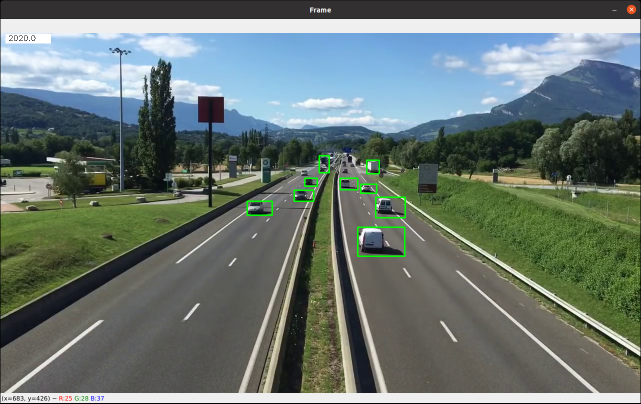
#> input picture drone/traf6.png, 1282 x 807 px, given in place of the camera (shown at 1/2 size)
$ python test.py
#> lines starting #> are read from the running program, lines starting #| are printed output that depends on the picture; after the words box and inside, x2 and y2 are one past the last pixel; in counts of white or black regions, pixels touching at a corner belong together; long printed decimals are rounded
import numpy as np
import cv2 as cv

cap = cv.VideoCapture(0)

# take first frame of the video
ret,frame = cap.read()
#> frame is the input picture: shape (807, 1282, 3); mean B, G, R 112.3, 118, 105.3

# setup initial location of window
x, y, w, h = 300, 200, 100, 50 # simply hardcoded the values
track_window = (x, y, w, h)

# set up the ROI for tracking
roi = frame[y:y+h, x:x+w]
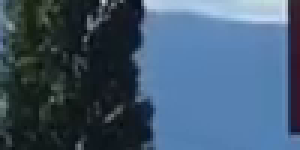
#> roi: shape (50, 100, 3) (shown 3 times larger); mean B, G, R 110.5, 87.9, 64.7
hsv_roi =  cv.cvtColor(roi, cv.COLOR_BGR2HSV)
#> hsv_roi: shape (50, 100, 3); mean H, S, V 99.7, 103.8, 111.8
mask = cv.inRange(hsv_roi, np.array((0., 60.,32.)), np.array((180.,255.,255.)))
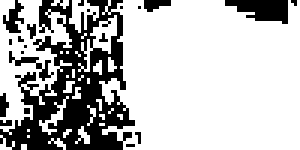
#> mask: shape (50, 100) (shown 3 times larger); 73.3% white; 21 black regions (16 under 20 px), largest, box (x1, y1, x2, y2) and area: (0, 0, 45, 50) 1050, (75, 0, 96, 8) 114, (1, 0, 8, 11) 40, (3, 17, 18, 27) 39, (48, 0, 57, 4) 25
roi_hist = cv.calcHist([hsv_roi],[0],mask,[180],[0,180])
#> roi_hist = 180 values, max 1572 at index 106, min 0 at index 0, mean 20.36
cv.normalize(roi_hist,roi_hist,0,255,cv.NORM_MINMAX)

# Setup the termination criteria, either 10 iteration or move by at least 1 pt
term_crit = ( cv.TERM_CRITERIA_EPS | cv.TERM_CRITERIA_COUNT, 10, 1 )

while(1):

    ret, frame = cap.read()
    frame=cv.resize(frame,(1600,1200))
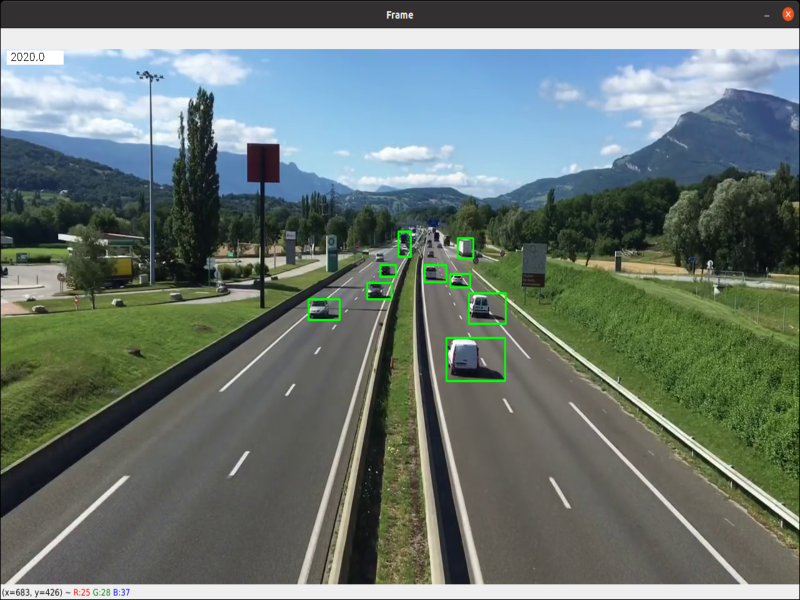
#> frame: shape (1200, 1600, 3) (shown at 1/2 size); mean B, G, R 112.2, 117.9, 105.3
    if ret:
        hsv = cv.cvtColor(frame, cv.COLOR_BGR2HSV)
#> hsv: shape (1200, 1600, 3); mean H, S, V 53, 62.9, 126.5
        dst = cv.calcBackProject([hsv],[0],roi_hist,[0,180],1)
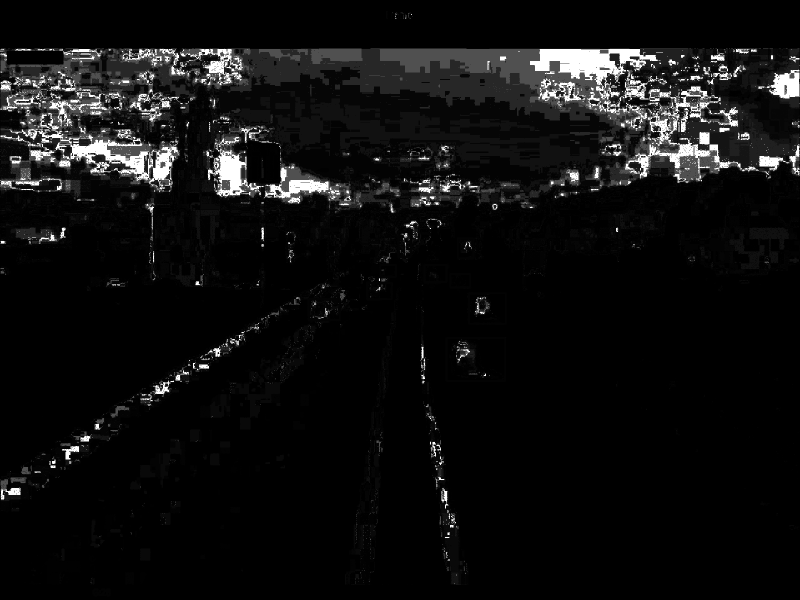
#> dst: shape (1200, 1600) (shown at 1/2 size); min 0, max 255, mean 15.7

        # apply camshift to get the new location
        ret, track_window = cv.CamShift(dst, track_window, term_crit)
#> ret = ((298, 209.5), (67.2, 116.2), 91.51); track_window = (239, 175, 118, 69)

        # Draw it on image
        pts = cv.boxPoints(ret)
#> pts = [[240.8, 174.4], [357, 177.4], [355.2, 244.6], [239, 241.6]]
        pts = np.int0(pts)
#> pts = [[240, 174], [356, 177], [355, 244], [239, 241]]
        img2 = cv.polylines(frame,[pts],True, 255,2)
        cv.imshow('img2',img2)
        k = cv.waitKey(30) & 0xff
#> (key Esc is pressed here)

        print(ret)
#| ((298.0, 209.5), (67.204, 116.203), 91.507)
        if k == 115:
            break
    else:
        break
